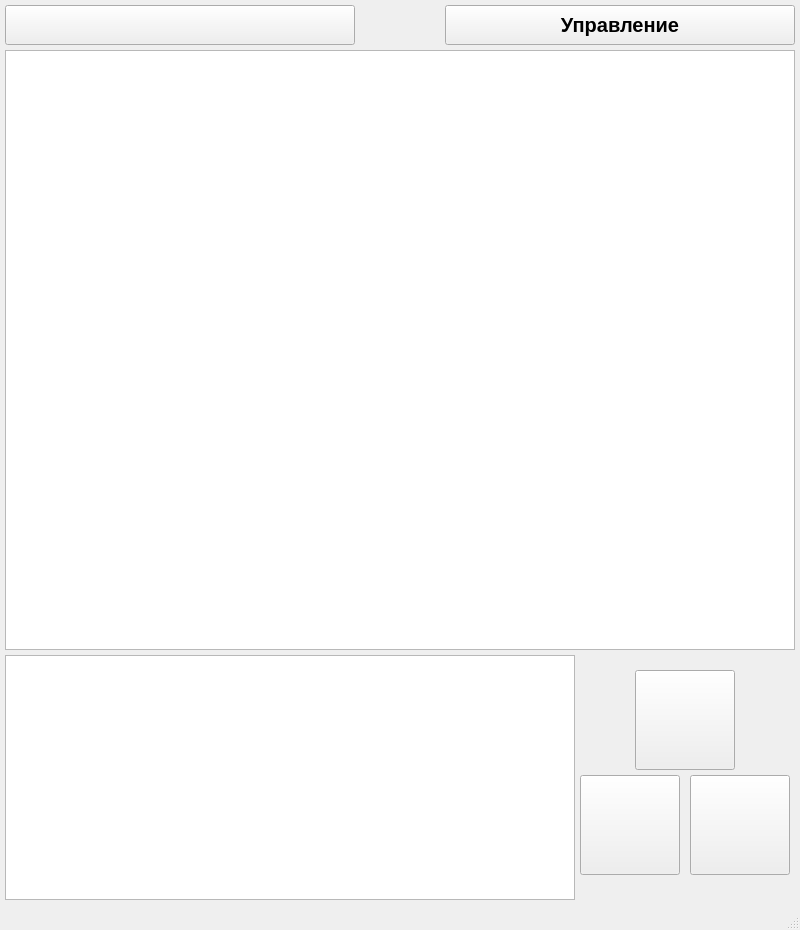
<?xml version="1.0" encoding="UTF-8"?>
<ui version="4.0">
 <class>MainWindow</class>
 <widget class="QMainWindow" name="MainWindow">
  <property name="geometry">
   <rect>
    <x>0</x>
    <y>0</y>
    <width>800</width>
    <height>930</height>
   </rect>
  </property>
  <property name="minimumSize">
   <size>
    <width>800</width>
    <height>930</height>
   </size>
  </property>
  <property name="maximumSize">
   <size>
    <width>800</width>
    <height>930</height>
   </size>
  </property>
  <property name="font">
   <font>
    <family>Arial</family>
    <pointsize>15</pointsize>
    <weight>75</weight>
    <italic>false</italic>
    <bold>true</bold>
   </font>
  </property>
  <property name="windowTitle">
   <string>Беседа</string>
  </property>
  <property name="windowIcon">
   <iconset>
    <normaloff>../Структурные фото/диалоги.png</normaloff>../Структурные фото/диалоги.png</iconset>
  </property>
  <widget class="QWidget" name="centralwidget">
   <widget class="QPushButton" name="pushButton_3">
    <property name="geometry">
     <rect>
      <x>5</x>
      <y>5</y>
      <width>350</width>
      <height>40</height>
     </rect>
    </property>
    <property name="font">
     <font>
      <family>Arial</family>
      <pointsize>12</pointsize>
      <weight>75</weight>
      <italic>false</italic>
      <bold>true</bold>
     </font>
    </property>
    <property name="text">
     <string/>
    </property>
   </widget>
   <widget class="QPushButton" name="pushButton_4">
    <property name="geometry">
     <rect>
      <x>445</x>
      <y>5</y>
      <width>350</width>
      <height>40</height>
     </rect>
    </property>
    <property name="font">
     <font>
      <family>Arial</family>
      <pointsize>15</pointsize>
      <weight>75</weight>
      <italic>false</italic>
      <bold>true</bold>
     </font>
    </property>
    <property name="text">
     <string>Управление</string>
    </property>
   </widget>
   <widget class="QListWidget" name="listWidget">
    <property name="geometry">
     <rect>
      <x>5</x>
      <y>50</y>
      <width>790</width>
      <height>600</height>
     </rect>
    </property>
    <property name="font">
     <font>
      <family>Arial</family>
      <pointsize>15</pointsize>
      <weight>75</weight>
      <italic>false</italic>
      <bold>true</bold>
     </font>
    </property>
   </widget>
   <widget class="QPlainTextEdit" name="plainTextEdit">
    <property name="geometry">
     <rect>
      <x>5</x>
      <y>655</y>
      <width>570</width>
      <height>245</height>
     </rect>
    </property>
    <property name="font">
     <font>
      <family>Arial</family>
      <pointsize>13</pointsize>
      <weight>75</weight>
      <italic>false</italic>
      <bold>true</bold>
     </font>
    </property>
    <property name="plainText">
     <string/>
    </property>
   </widget>
   <widget class="QPushButton" name="pushButton_2">
    <property name="geometry">
     <rect>
      <x>580</x>
      <y>775</y>
      <width>100</width>
      <height>100</height>
     </rect>
    </property>
    <property name="text">
     <string/>
    </property>
    <property name="icon">
     <iconset>
      <normaloff>../Структурные фото/прикрепить.png</normaloff>../Структурные фото/прикрепить.png</iconset>
    </property>
    <property name="iconSize">
     <size>
      <width>100</width>
      <height>100</height>
     </size>
    </property>
   </widget>
   <widget class="QPushButton" name="pushButton_5">
    <property name="geometry">
     <rect>
      <x>690</x>
      <y>775</y>
      <width>100</width>
      <height>100</height>
     </rect>
    </property>
    <property name="text">
     <string/>
    </property>
    <property name="icon">
     <iconset>
      <normaloff>../Структурные фото/Перезагрузка.png</normaloff>../Структурные фото/Перезагрузка.png</iconset>
    </property>
    <property name="iconSize">
     <size>
      <width>110</width>
      <height>100</height>
     </size>
    </property>
   </widget>
   <widget class="QPushButton" name="pushButton">
    <property name="geometry">
     <rect>
      <x>635</x>
      <y>670</y>
      <width>100</width>
      <height>100</height>
     </rect>
    </property>
    <property name="text">
     <string/>
    </property>
    <property name="icon">
     <iconset>
      <normaloff>../Структурные фото/тправить.png</normaloff>../Структурные фото/тправить.png</iconset>
    </property>
    <property name="iconSize">
     <size>
      <width>100</width>
      <height>100</height>
     </size>
    </property>
   </widget>
  </widget>
  <widget class="QStatusBar" name="statusbar">
   <property name="styleSheet">
    <string notr="true">QStatusBar#statusbar {
color: red;
font: bold;}</string>
   </property>
  </widget>
 </widget>
 <resources/>
 <connections/>
</ui>
